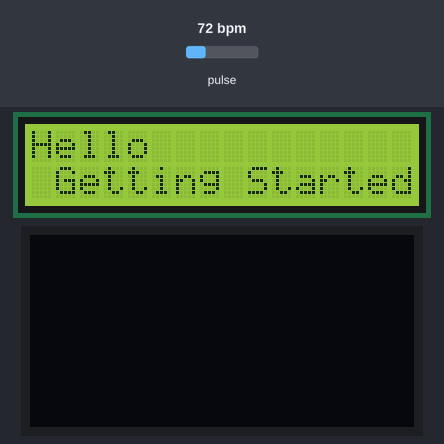
Simulated run of this sketch. Board: Arduino Uno, built with avr-gcc and run on an emulated ATmega328P. Parts: 16×2 character LCD, 128×64 one-colour display. The inputs (shaded band) are chosen by the test bench; at power-on: pulse 72 bpm. The display library's start-up logo is not drawn.

Above: at 2.4 s.
At 5.5 s:
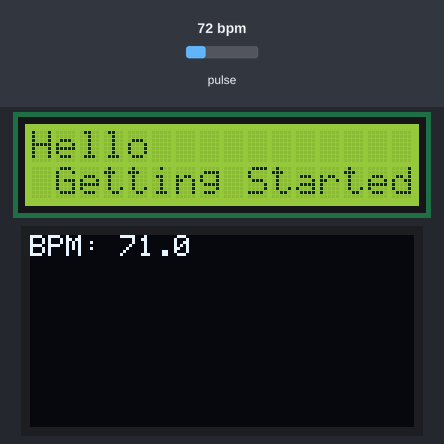
5.6 s: pulse set to 130 bpm
At 6.1 s:
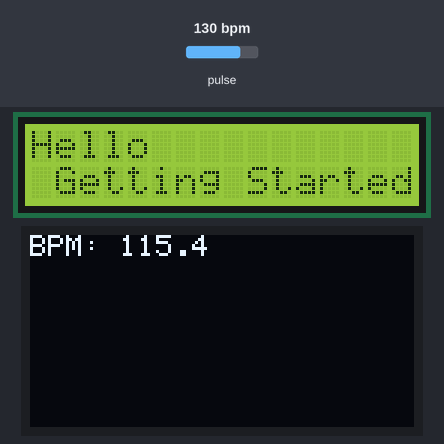
8.3 s: pulse set to 70 bpm
At 9.3 s:
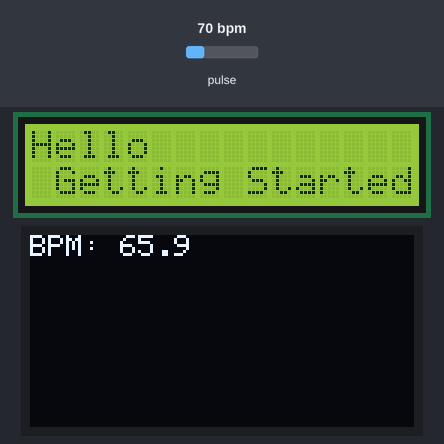
11.3 s: pulse set to 158 bpm
At 12.4 s:
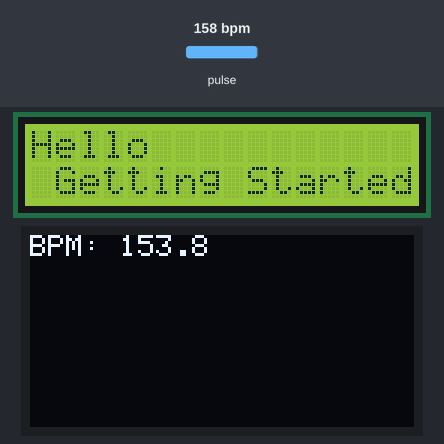
Timing chart, 0 to 14.3 s (numbered marks = the images above; inputs shaded):
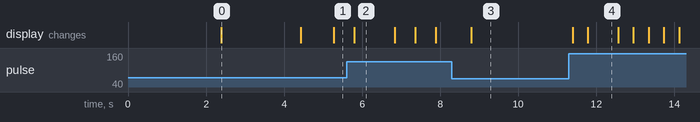

Measured:
- what the display in image 0 shows lasts 2.0 s, from 2.4 s to 4.4 s
- what the display in image 2 shows lasts 1.0 s, from 5.8 s to 6.8 s

The sketch:

health_unit_pulseoximeter_oled_tempsensor_lcd_COMPLETE.ino
```cpp
/* This code works with MAX30102 + 128x32 OLED i2c + and Arduino  UNO
 * It's displays the Average BPM on the screen, with an animation and a buzzer  sound
 * everytime a heart pulse is detected
 * This is my capstone code for the health hub
 * Not complete, still buggy
 * Entails a pulse oximeter displaying data on an OLED screen, a thermistor temp sensor circuit displaying data on an 16x2 I2C LCD screen
*/

#include <Adafruit_GFX.h>        //OLED  libraries
//#include <Adafruit_SSD1306.h>
#include <Adafruit_SH110X.h>    //OLED library
#include <SPI.h>
#include <Wire.h>
#include "MAX30105.h"           //MAX3010x library
#include "heartRate.h"          //Heart rate  calculating algorithm
#include <LiquidCrystal_I2C.h>  //LCD library

// Create an instance of the MAX30105 class to interact with the sensor
MAX30105 particleSensor;

// Define the size of the rates array for averaging BPM; can be adjusted for smoother results
const byte RATE_SIZE  = 4; //Increase this for more averaging. 4 is good.
byte rates[RATE_SIZE]; //Array  of heart rate readings for averaging
byte rateSpot = 0;   // Index for inserting the next heart rate reading into the array
long lastBeat = 0;   // Timestamp of the last detected beat, used to calculate BPM
float beatsPerMinute; // Calculated heart rate in beats per minute
int beatAvg;           // Average heart rate after processing multiple readings

//Temp sensor display
int ThermistorPin = 0;
int Vo;
float R1 = 10000;
float logR2, R2, T;
float c1 = 1.009249522e-03, c2 = 2.378405444e-04, c3 = 2.019202697e-07;

LiquidCrystal_I2C lcd(0x27, 16, 2); // I2C address 0x27, 16 column and 2 rows

#define i2c_Address 0x3c
#define SCREEN_WIDTH  128 // OLED display width, in pixels
#define SCREEN_HEIGHT 64 // OLED display  height, in pixels
#define OLED_RESET    -1 // Reset pin # (or -1 if sharing Arduino  reset pin)

Adafruit_SH1106G display = Adafruit_SH1106G(SCREEN_WIDTH, SCREEN_HEIGHT, &Wire, OLED_RESET);

#define LOGO16_GLCD_HEIGHT 16
#define LOGO16_GLCD_WIDTH  16
static const unsigned char PROGMEM logo16_glcd_bmp[] =
{ B00000000, B11000000,
  B00000001, B11000000,
  B00000001, B11000000,
  B00000011, B11100000,
  B11110011, B11100000,
  B11111110, B11111000,
  B01111110, B11111111,
  B00110011, B10011111,
  B00011111, B11111100,
  B00001101, B01110000,
  B00011011, B10100000,
  B00111111, B11100000,
  B00111111, B11110000,
  B01111100, B11110000,
  B01110000, B01110000,
  B00000000, B00110000
};

void setup() {

//LCD initialisation
 lcd.init(); // initialize the lcd
 lcd.backlight();
 lcd.clear();                 // clear display
 lcd.setCursor(0, 0);         // move cursor to   (0, 0)
 lcd.print("Hello");        // print message at (0, 0)
 lcd.setCursor(1, 1);         // move cursor to   (2, 1)
 lcd.print("Getting Started"); // print message at (2, 1)
 delay(2000);                 // display the above for two seconds


//display.begin(SSD1306_SWITCHCAPVCC,  0x3C); //Start the OLED display
 Serial.begin(9600);
 delay(250); //wait for OLED to power up
 display.begin(i2c_Address, true); // Address 0x3C default
 display.display();
 delay(2000);

//Initialize sensor
 particleSensor.begin(Wire, I2C_SPEED_FAST); //Use default  I2C port, 400kHz speed
 particleSensor.setup(); //Configure sensor with default  settings
 particleSensor.setPulseAmplitudeRed(0x0A); //Turn Red LED to low to  indicate sensor is running

}

void loop()
{
  //Pulse Oximeter sensor w/OLED disp
 long irValue = particleSensor.getIR();  // Read the infrared value from the sensor

  if (checkForBeat(irValue) == true) { // Check if a heart beat is detected
    long delta = millis() - lastBeat; // Calculate the time between the current and last beat
    lastBeat = millis(); // Update lastBeat to the current time

    beatsPerMinute = 60 / (delta / 1000.0); // Calculate BPM

    // Ensure BPM is within a reasonable range before updating the rates array
    if (beatsPerMinute < 255 && beatsPerMinute > 20) {
      rates[rateSpot++] = (byte)beatsPerMinute; // Store this reading in the rates array
      rateSpot %= RATE_SIZE; // Wrap the rateSpot index to keep it within the bounds of the rates array

      // Compute the average of stored heart rates to smooth out the BPM
      beatAvg = 0;
      for (byte x = 0 ; x < RATE_SIZE ; x++)
        beatAvg += rates[x];
      beatAvg /= RATE_SIZE;
    }
  }

  // Display BPM and SpO2 on the OLED screen
  display.clearDisplay();
  display.setTextSize(1);
  display.setTextColor(SH110X_WHITE);
  display.setCursor(0, 0);
  display.println("BPM: " + String(beatsPerMinute, 1));    // Display BPM with one decimal place
  //display.println("SpO2: " + String(spo2, 1) + "%"); // Display SpO2 percentage
  display.display();

  // Check if the sensor reading suggests that no finger is placed on the sensor
  if (irValue < 50000)
    display.clearDisplay();
    display.setTextSize(1);
    display.setTextColor(SH110X_WHITE);
    display.setCursor(0, 0);
    display.println(" No finger?");

  display.display();
}

// //Thermistor temp sensor w/ LCD screen disp
//   Vo = analogRead(ThermistorPin);
//   R2 = R1 * (1023.0 / (float)Vo - 1.0);
//   R2 = R1 * (1023.0 / (float)Vo - 1.0);
//   logR2 = log(R2);
//   T = (1.0 / (c1 + c2*logR2 + c3*logR2*logR2*logR2));
//   T = T - 273.15;
//   //T = (T * 9.0)/ 5.0 + 32.0;

//   lcd.clear();                  // clear display
//   lcd.setCursor(0, 0);          // move cursor to   (3, 0)
//   lcd.print("Temp = ");        // print message at (3, 0)
//   lcd.print(T);
//   lcd.print(" °C");            // print the degree Celsius symbol
//   delay(2000);         // display the above for two seconds
//   lcd.clear();


  //Serial.print("IR=");
  //Serial.print(irValue);
  //Serial.print(", BPM=");
  //Serial.print(beatsPerMinute);
  //Serial.print(", Avg BPM=");
  //Serial.print(beatAvg);


// void loop() {
// //Thermistor temp sensor w/ LCD screen disp
//   Vo = analogRead(ThermistorPin);
//   R2 = R1 * (1023.0 / (float)Vo - 1.0);
//   R2 = R1 * (1023.0 / (float)Vo - 1.0);
//   logR2 = log(R2);
//   T = (1.0 / (c1 + c2*logR2 + c3*logR2*logR2*logR2));
//   T = T - 273.15;
//   //T = (T * 9.0)/ 5.0 + 32.0;


//   lcd.clear();                  // clear display
//   lcd.setCursor(0, 0);          // move cursor to   (3, 0)
//   lcd.print("Temp = ");        // print message at (3, 0)
//   lcd.print(T);
//   lcd.print(" °C");            // print the degree Celsius symbol
//   delay(2000);         // display the above for two seconds
//   lcd.clear();

//  long irValue = particleSensor.getIR();  // Read the infrared value from the sensor

//  if(irValue  > 7000){                            //If a finger is detected
//     display.clearDisplay();                      //Clear the display
//     //display.drawBitmap(5, 5, logo2_bmp, 24, 21, WHITE);       //Draw the first bmp  picture (little heart)
//     display.drawBitmap(5, 5, logo16_glcd_bmp, 24, 21, WHITE);
//     display.setTextSize(2);
//     display.setTextColor(WHITE);
//     display.setCursor(50,0);
//     display.println("BPM");
//     display.setCursor(50,18);
//     display.println(beatAvg);
//     display.display();

//  if (checkForBeat(irValue) == true){                        //If  a heart beat is detected
//     display.clearDisplay();                                //Clear  the display
//     //display.drawBitmap(0, 0, logo3_bmp, 32, 32, WHITE);    //Draw  the second picture (bigger heart)
//     display.drawBitmap(0, 0, logo16_glcd_bmp, 32, 32, WHITE);
//     display.setTextSize(2);                                //And  still displays the average BPM
//     display.setTextColor(WHITE);
//     display.setCursor(50,0);
//     display.println("BPM");
//     display.setCursor(50,18);
//     display.println(beatAvg);
//     display.display();

//     long delta = millis()  - lastBeat;       //Measure duration between two beats
//     lastBeat  = millis();                    // Update lastBeat to the current time

//     beatsPerMinute = 60 / (delta / 1000.0);      //Calculating  the BPM

//     if (beatsPerMinute < 255 && beatsPerMinute > 20)    // Ensure BPM is within a reasonable range before updating the rates array
//       rates[rateSpot++] = (byte)beatsPerMinute; //Store this reading in the array
//       rateSpot %= RATE_SIZE; // Wrap the rateSpot index to keep it within the bounds of the rates array

//       // Compute the average of stored heart rates to smooth out the BPM
//       beatAvg = 0;
//       for (byte x = 0 ; x < RATE_SIZE  ; x++)
//         beatAvg += rates[x];
//       beatAvg /= RATE_SIZE;
//     }
//   }

// }
//   if (irValue < 7000){     //If no finger is detected it inform  the user and put the average BPM to 0 or it will be stored for the next measure
//      beatAvg=0;
//      display.clearDisplay();
//      display.setTextSize(1);
//      display.setTextColor(WHITE);
//      display.setCursor(30,5);
//      display.println("Please Place ");
//      display.setCursor(30,15);
//      display.println("your finger ");
//      display.display();
//      noTone(3);
//      }

// }
```
